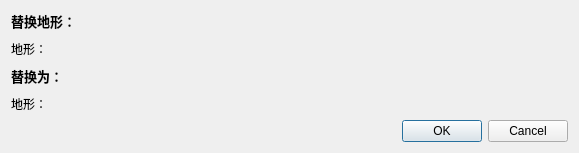
<?xml version="1.0" encoding="UTF-8"?>
<ui version="4.0">
 <class>TilePicker</class>
 <widget class="QWidget" name="TilePicker">
  <property name="windowModality">
   <enum>Qt::ApplicationModal</enum>
  </property>
  <property name="geometry">
   <rect>
    <x>0</x>
    <y>0</y>
    <width>579</width>
    <height>153</height>
   </rect>
  </property>
  <property name="windowTitle">
   <string>地形选择器</string>
  </property>
  <layout class="QVBoxLayout" name="verticalLayout">
   <item>
    <widget class="QLabel" name="label">
     <property name="text">
      <string>&lt;html&gt;&lt;head/&gt;&lt;body&gt;&lt;p&gt;&lt;span style=&quot; font-size:10pt; font-weight:600;&quot;&gt;替换地形：&lt;/span&gt;&lt;/p&gt;&lt;/body&gt;&lt;/html&gt;</string>
     </property>
    </widget>
   </item>
   <item>
    <widget class="QLabel" name="selectedTileLabel">
     <property name="text">
      <string>地形：</string>
     </property>
    </widget>
   </item>
   <item>
    <layout class="QHBoxLayout" name="flowlayout_placeholder_1"/>
   </item>
   <item>
    <widget class="QLabel" name="availableTilesLabel">
     <property name="text">
      <string>&lt;html&gt;&lt;head/&gt;&lt;body&gt;&lt;p&gt;&lt;span style=&quot; font-size:10pt; font-weight:600;&quot;&gt;替换为：&lt;/span&gt;&lt;/p&gt;&lt;/body&gt;&lt;/html&gt;</string>
     </property>
    </widget>
   </item>
   <item>
    <widget class="QLabel" name="replacingTileLabel">
     <property name="text">
      <string>地形：</string>
     </property>
    </widget>
   </item>
   <item>
    <layout class="QHBoxLayout" name="flowlayout_placeholder_2"/>
   </item>
   <item>
    <widget class="QDialogButtonBox" name="buttonBox">
     <property name="standardButtons">
      <set>QDialogButtonBox::Cancel|QDialogButtonBox::Ok</set>
     </property>
    </widget>
   </item>
  </layout>
 </widget>
 <layoutdefault spacing="6" margin="11"/>
 <resources/>
 <connections/>
</ui>
